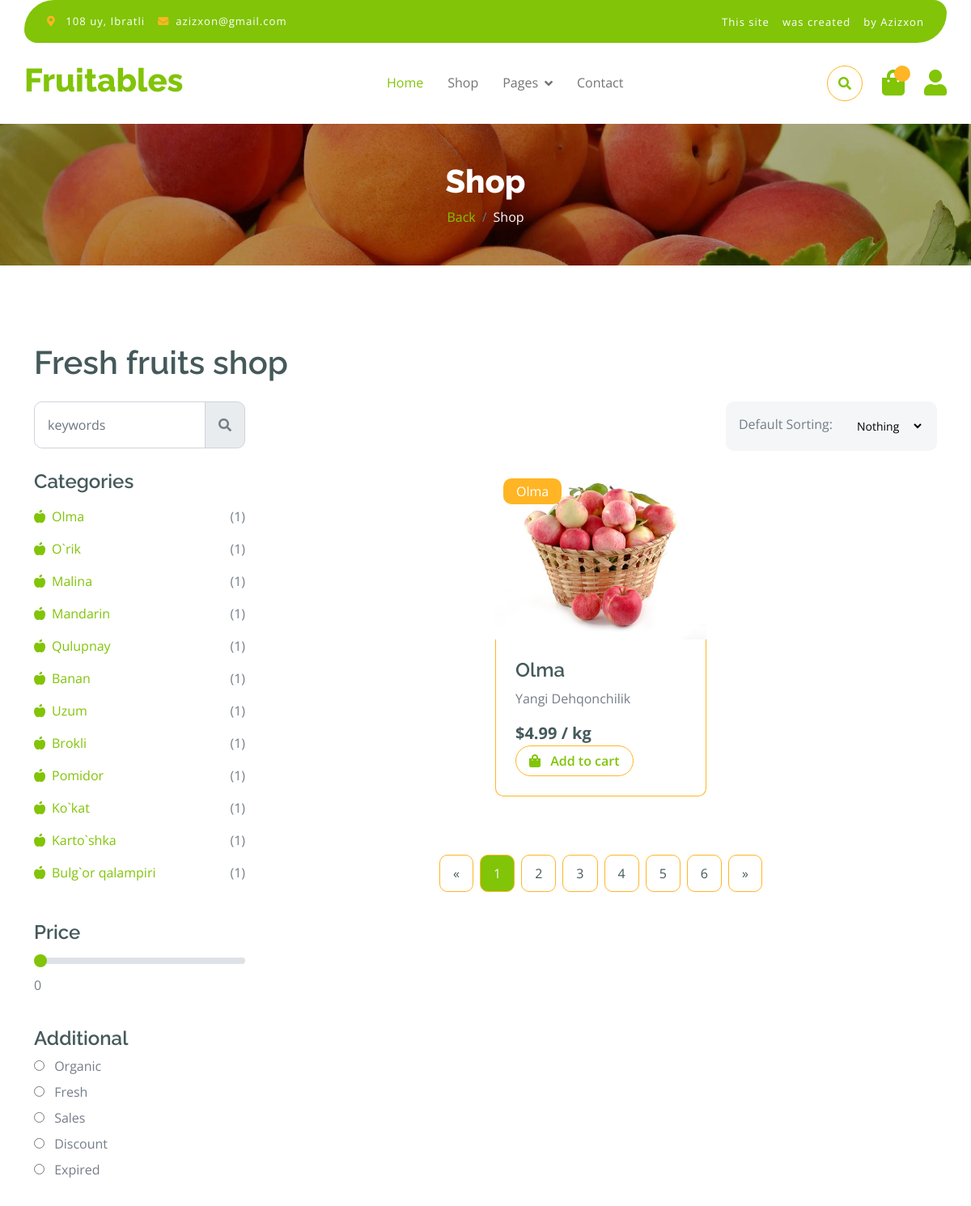
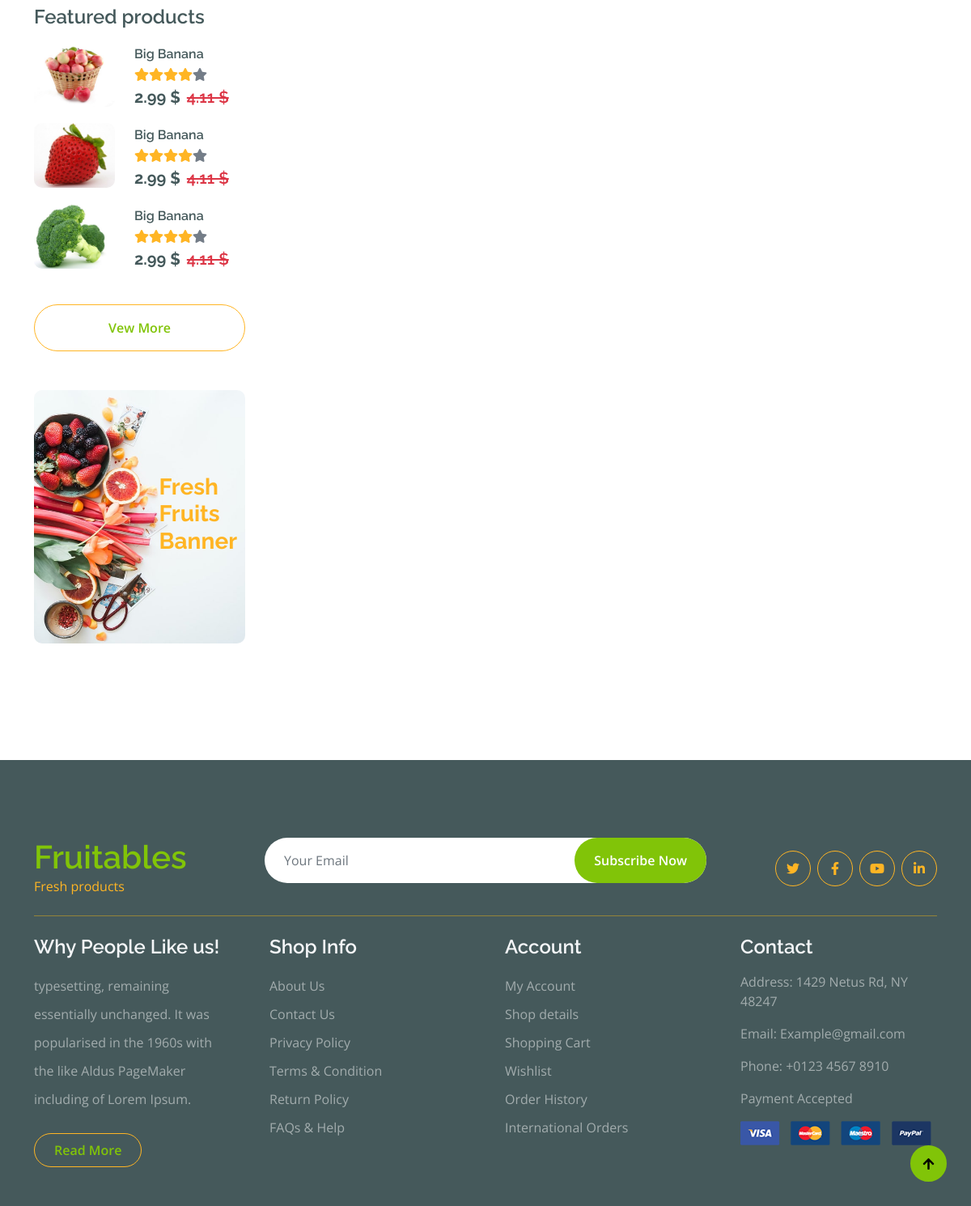
/subcategory/olma, run on the app's committed database (2 pictures, top to bottom).
### fath/models.py (models this page shows, shortened)
class Category(models.Model):
    name = models.CharField(max_length=255, unique=True)
    img = models.ImageField(upload_to='category_img/')
    slug = models.SlugField(blank=True, null=True)
    parent = models.ForeignKey('self', on_delete=models.CASCADE,blank=True,null=True,related_name='subcategories')
    def __str__(self):
        return self.name

class Product(models.Model):
    category = models.ForeignKey(Category, on_delete=models.CASCADE)
    filter_choice = models.CharField(max_length=255, choices=FILTER_CHOICES, null=True)
    img = models.ImageField(upload_to='product_img/')
    name = models.CharField(max_length=255)
    body = models.TextField()
    price = models.FloatField()
    dicount = models.FloatField(blank=True, null=True)
    quantity = models.FloatField()
    slug = models.SlugField(blank=True, null=True)
    created = models.DateTimeField(auto_now_add=True)

### fath/views.py (the view)
# urls.py: path('subcategory/<slug:slug>', views.SortingBySubcategories.as_view(), name='subcategory'),
class SortingBySubcategories(ShopList):
    def get_context_data(self, object_list=None , **kwargs) :
        context = super().get_context_data(**kwargs)
        subcategory = models.Category.objects.get(slug=self.kwargs['slug'])
        context['products'] = subcategory.product_set.all()
        return context

### templates/fath/shop.html (shortened to what this page needs)
{% extends 'base.html' %}
{% load static %}
{% block content %}
        <div class="container-fluid page-header py-5">
            <h1 class="text-center text-white display-6">Shop</h1>
            <ol class="breadcrumb justify-content-center mb-0">
                <li class="breadcrumb-item"><a href="{% url 'index' %}">Back</a></li>
                <li class="breadcrumb-item active text-white">Shop</li>
            </ol>
        </div>
        <div class="container-fluid fruite py-5">
            <div class="container py-5">
                <h1 class="mb-4">Fresh fruits shop</h1>
                <div class="row g-4">
                    <div class="col-lg-12">
                        <div class="row g-4">
                            <div class="col-xl-3">
                                <div class="input-group w-100 mx-auto d-flex">
                                    <input type="search" class="form-control p-3" placeholder="keywords" aria-describedby="search-icon-1">
                                    <span id="search-icon-1" class="input-group-text p-3"><i class="fa fa-search"></i></span>
                                </div>
                            </div>
                            <div class="col-6"></div>
                            <div class="col-xl-3">
                                <div class="bg-light ps-3 py-3 rounded d-flex justify-content-between mb-4">
                                    <label for="fruits">Default Sorting:</label>
                                    <select id="my_select" onchange="redirectToPage()" name="fruitlist" class="border-0 form-select-sm bg-light me-3">
                                        <option value="{% url 'shop' %}">Nothing</option>
                                    </select>
                                </div>
                            </div>
                        </div>
                        <div class="row g-4">
                            <div class="col-lg-3">
                                <div class="row g-4">
                                    <div class="col-lg-12">
                                        <div class="mb-3">
                                            <h4>Categories</h4>
                                            <ul class="list-unstyled fruite-categorie">
                                                {% for category in categories %}
                                                {% for subcategory in category.subcategories.all %}
                                                <li>
                                                    <div class="d-flex justify-content-between fruite-name">
                                                        <a href="{% url 'subcategory' subcategory.slug %}"><i class="fas fa-apple-alt me-2"></i>{{subcategory.name}}</a>
                                                        <span>({{subcategory.product_set.count}})</span>
                                                    </div>
                                                </li>
                                            {% endfor %}
                                            {% endfor %}
                                            </ul>
                                        </div>
                                    </div>
                                    <div class="col-lg-12">
                                        <div class="mb-3">
                                            <h4 class="mb-2">Price</h4>
                                            <input type="range" class="form-range w-100" id="rangeInput" name="rangeInput" min="0" max="500" value="0" oninput="amount.value=rangeInput.value">
                                            <output id="amount" name="amount" min-velue="0" max-value="500" for="rangeInput">0</output>
                                        </div>
                                    </div>
                                    <div class="col-lg-12">
                                        <div class="mb-3">
                                            <h4>Additional</h4>
                                            <div class="mb-2">
                                                <input type="radio" class="me-2" id="Categories-1" name="Categories-1" value="Beverages">
                                                <label for="Categories-1"> Organic</label>
                                            </div>
                                            <div class="mb-2">
                                                <input type="radio" class="me-2" id="Categories-2" name="Categories-1" value="Beverages">
                                                <label for="Categories-2"> Fresh</label>
                                            </div>
                                            <div class="mb-2">
                                                <input type="radio" class="me-2" id="Categories-3" name="Categories-1" value="Beverages">
                                                <label for="Categories-3"> Sales</label>
                                            </div>
                                            <div class="mb-2">
                                                <input type="radio" class="me-2" id="Categories-4" name="Categories-1" value="Beverages">
                                                <label for="Categories-4"> Discount</label>
                                            </div>
                                            <div class="mb-2">
                                                <input type="radio" class="me-2" id="Categories-5" name="Categories-1" value="Beverages">
                                                <label for="Categories-5"> Expired</label>
                                            </div>
                                        </div>
                                    </div>
                                    <div class="col-lg-12">
                                        <h4 class="mb-3">Featured products</h4>
                                        <div class="d-flex align-items-center justify-content-start">
                                            <div class="rounded me-4" style="width: 100px; height: 100px;">
                                                <img src="{% static 'fath/img/featur-1.jpg' %}" class="img-fluid rounded" alt="">
                                            </div>
                                            <div>
                                                <h6 class="mb-2">Big Banana</h6>
                                                <div class="d-flex mb-2">
                                                    <i class="fa fa-star text-secondary"></i>
                                                    <i class="fa fa-star text-secondary"></i>
                                                    <i class="fa fa-star text-secondary"></i>
                                                    <i class="fa fa-star text-secondary"></i>
                                                    <i class="fa fa-star"></i>
                                                </div>
                                                <div class="d-flex mb-2">
                                                    <h5 class="fw-bold me-2">2.99 $</h5>
                                                    <h5 class="text-danger text-decoration-line-through">4.11 $</h5>
                                                </div>
                                            </div>
                                        </div>
                                        <div class="d-flex align-items-center justify-content-start">
                                            <div class="rounded me-4" style="width: 100px; height: 100px;">
                                                <img src="{% static 'fath/img/featur-2.jpg' %}" class="img-fluid rounded" alt="">
                                            </div>
                                            <div>
                                                <h6 class="mb-2">Big Banana</h6>
                                                <div class="d-flex mb-2">
                                                    <i class="fa fa-star text-secondary"></i>
                                                    <i class="fa fa-star text-secondary"></i>
                                                    <i class="fa fa-star text-secondary"></i>
                                                    <i class="fa fa-star text-secondary"></i>
                                                    <i class="fa fa-star"></i>
                                                </div>
                                                <div class="d-flex mb-2">
                                                    <h5 class="fw-bold me-2">2.99 $</h5>
                                                    <h5 class="text-danger text-decoration-line-through">4.11 $</h5>
                                                </div>
                                            </div>
                                        </div>
                                        <div class="d-flex align-items-center justify-content-start">
                                            <div class="rounded me-4" style="width: 100px; height: 100px;">
                                                <img src="{% static 'fath/img/featur-3.jpg' %}" class="img-fluid rounded" alt="">
                                            </div>
                                            <div>
                                                <h6 class="mb-2">Big Banana</h6>
                                                <div class="d-flex mb-2">
                                                    <i class="fa fa-star text-secondary"></i>
                                                    <i class="fa fa-star text-secondary"></i>
                                                    <i class="fa fa-star text-secondary"></i>
                                                    <i class="fa fa-star text-secondary"></i>
                                                    <i class="fa fa-star"></i>
                                                </div>
                                                <div class="d-flex mb-2">
                                                    <h5 class="fw-bold me-2">2.99 $</h5>
                                                    <h5 class="text-danger text-decoration-line-through">4.11 $</h5>
                                                </div>
                                            </div>
                                        </div>
                                        <div class="d-flex justify-content-center my-4">
                                            <a href="#" class="btn border border-secondary px-4 py-3 rounded-pill text-primary w-100">Vew More</a>
                                        </div>
                                    </div>
                                    <div class="col-lg-12">
                                        <div class="position-relative">
                                            <img src="{% static 'fath/img/banner-fruits.jpg' %}" class="img-fluid w-100 rounded" alt="">
                                            <div class="position-absolute" style="top: 50%; right: 10px; transform: translateY(-50%);">
                                                <h3 class="text-secondary fw-bold">Fresh <br> Fruits <br> Banner</h3>
                                            </div>
                                        </div>
                                    </div>
                                </div>
                            </div>
                            <div class="col-lg-9">
                                <div class="row g-4 justify-content-center">
                                    {% for product in products %}
                                    <div class="col-md-6 col-lg-6 col-xl-4">
                                        <div class="rounded position-relative fruite-item">
                                            <div class="fruite-img">
                                                <a href="{% url 'shop_detail' product.slug %}"><img src="{{product.img.url}}" class="img-fluid w-100 rounded-top" alt=""></a>
                                            </div>
                                            <div class="text-white bg-secondary px-3 py-1 rounded position-absolute" style="top: 10px; left: 10px;">{{product.category}}</div>
                                            <div class="p-4 border border-secondary border-top-0 rounded-bottom">
                                                <h4>{{product.name}}</h4>
                                                <p>{{product.body| truncatewords:20}}</p>
                                                <div class="d-flex justify-content-between flex-lg-wrap">
                                                    <p class="text-dark fs-5 fw-bold mb-0">${{product.price}} / kg</p>
                                                    <a href="#" class="btn border border-secondary rounded-pill px-3 text-primary"><i class="fa fa-shopping-bag me-2 text-primary"></i> Add to cart</a>
                                                </div>
                                            </div>
                                        </div>
                                    </div>
                                    {% endfor %}
                                    <div class="col-12">
                                        <div class="pagination d-flex justify-content-center mt-5">
                                            <a href="#" class="rounded">&laquo;</a>
                                            <a href="#" class="active rounded">1</a>
                                            <a href="#" class="rounded">2</a>
                                            <a href="#" class="rounded">3</a>
                                            <a href="#" class="rounded">4</a>
                                            <a href="#" class="rounded">5</a>
                                            <a href="#" class="rounded">6</a>
                                            <a href="#" class="rounded">&raquo;</a>
                                        </div>
                                    </div>
                                </div>
                            </div>
                        </div>
                    </div>
                </div>
            </div>
        </div>
        {% endblock content %}

### data on the page
Category: name "Olma", product_set.count "1"
Category: name "O`rik", product_set.count "1"
Category: name "Malina", product_set.count "1"
Category: name "Mandarin", product_set.count "1"
Category: name "Qulupnay", product_set.count "1"
Category: name "Banan", product_set.count "1"
Category: name "Uzum", product_set.count "1"
Category: name "Brokli", product_set.count "1"
Category: name "Pomidor", product_set.count "1"
Category: name "Ko`kat", product_set.count "1"
Category: name "Karto`shka", product_set.count "1"
Category: name "Bulg`or qalampiri", product_set.count "1"
Product: img (picture), category "Olma", name "Olma", body "Yangi Dehqonchilik", price "4.99"
